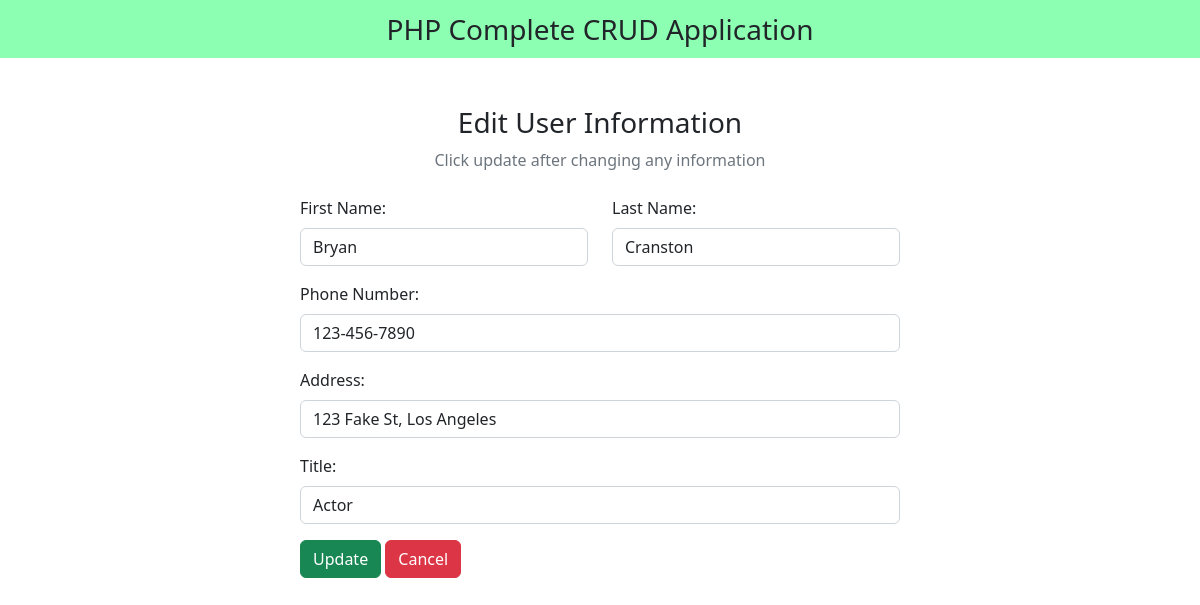
The page /edit.php?id=1 on the database its author committed.
### tables this page shows
CREATE TABLE `staff` (
  `id` int unsigned NOT NULL AUTO_INCREMENT,
  `lastName` varchar(50) NOT NULL,
  `firstName` varchar(50) NOT NULL,
  `title` varchar(100) DEFAULT NULL,
  `phoneNumber` varchar(100) DEFAULT NULL,
  `address` varchar(100) DEFAULT NULL,
  PRIMARY KEY (`id`)
);

### edit.php (the view, shortened to what this page needs)
<?php
include "db_conn.php";
$id = $_GET["id"];
?>
<!DOCTYPE html>
<html lang="en">
<head>
  <link href="https://cdn.jsdelivr.net/npm/bootstrap@5.2.3/dist/css/bootstrap.min.css" rel="stylesheet">
  <link rel="stylesheet" href="https://cdnjs.cloudflare.com/ajax/libs/font-awesome/6.4.0/css/all.min.css" />
</head>
<body>
  <nav class="navbar navbar-light justify-content-center fs-3 mb-5" style="background-color: #00ff5573;">
    PHP Complete CRUD Application
  </nav>
  <div class="container">
    <div class="text-center mb-4">
      <h3>Edit User Information</h3>
      <p class="text-muted">Click update after changing any information</p>
    </div>
    <?php
    $sql = "SELECT * FROM `staff` WHERE id = $id LIMIT 1";
    $result = mysqli_query($conn, $sql);
    $row = mysqli_fetch_assoc($result);
    ?>
    <div class="container d-flex justify-content-center">
      <form action="" method="post" style="width:50vw; min-width:300px;">
        <div class="row mb-3">
          <div class="col">
            <label class="form-label">First Name:</label>
            <input type="text" class="form-control" name="firstName" value="<?php echo $row['firstName'] ?>">
          </div>
          <div class="col">
            <label class="form-label">Last Name:</label>
            <input type="text" class="form-control" name="lastName" value="<?php echo $row['lastName'] ?>">
          </div>
        </div>
        <div class="mb-3">
          <label class="form-label">Phone Number:</label>
          <input type="tel" class="form-control" name="phoneNumber" value="<?php echo $row['phoneNumber'] ?>">
        </div>
        <div class="mb-3">
          <label class="form-label">Address:</label>
          <input type="text" class="form-control" name="address" value="<?php echo $row['address'] ?>">
        </div>
        <div class="mb-3">
          <label class="form-label">Title:</label>
          <input type="text" class="form-control" name="title" value="<?php echo $row['title'] ?>">
        </div>
        <div>
          <button type="submit" class="btn btn-success" name="submit">Update</button>
          <a href="index.php" class="btn btn-danger">Cancel</a>
        </div>
      </form>
    </div>
  </div>
</body>
</html>

### rows shown on the page
staff: firstName "Bryan", lastName "Cranston", phoneNumber "123-456-7890", address "123 Fake St, Los Angeles", title "Actor"
